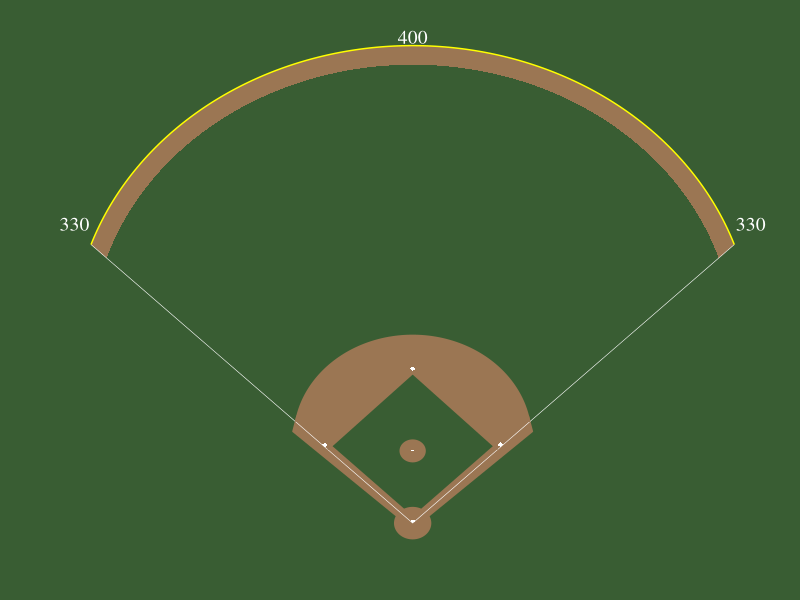

This chart was generated by the following R code:
library(tidyverse)
library(ggthemes)



find_midpoint_outfield_wall <- tibble(x = 0,
                                      y = seq(0,330*sin(pi/4), by = 0.01),
                                      dist_center = 400 - y,
                                      dist_foul_line = round(sqrt((330*sin(pi/4))^2 + (330*cos(pi/4)-y)^2),2))

midpoint_outfield_wall <- find_midpoint_outfield_wall %>% filter(dist_center == dist_foul_line)

outfield_wall <- tibble(
  angles = seq(asin(330*sin(-pi/4)/midpoint_outfield_wall$dist_center), 
               asin(330*sin(pi/4)/midpoint_outfield_wall$dist_center), length.out = 200),
  radius = midpoint_outfield_wall$dist_center,
  center_y = midpoint_outfield_wall$y,
  x = radius*sin(angles),
  y = center_y + radius*cos(angles)
)

write_csv(outfield_wall, "outfield_wall.csv")

left_field_line <- tibble(
  x = c(0,-233.35),
  y = c(0,233.35)
)

write_csv(left_field_line, "left_field_line.csv")

right_field_line <- tibble(
  x = c(0,233.35),
  y = c(0,233.35)
)

write_csv(right_field_line, "right_field_line.csv")

find_midpoint_infield_outline <- tibble(
  x = 0,
  y = seq(0,120*sin(pi/4),by = 0.01),
  dist_back_dirt = (127.25+30) - y,
  dist_foul_line = round(sqrt((120*sin(pi/4))^2 + (120*cos(pi/4) - y)^2),2)
)



midpoint_infield_outline <- find_midpoint_infield_outline %>% filter(dist_back_dirt == dist_foul_line)

infield_outline <- tibble(
  angles = seq(asin(120*sin(-pi/4)/midpoint_infield_outline$dist_back_dirt), 
               asin(120*sin(pi/4)/midpoint_infield_outline$dist_back_dirt), length.out = 200),
  radius = midpoint_infield_outline$dist_back_dirt,
  center_y = midpoint_infield_outline$y,
  x = radius*sin(angles),
  y = center_y + radius*cos(angles)
)

write_csv(infield_outline, "infield_outline.csv")

outfield_grass <- tibble(
  x = c(-233.35, infield_outline$x, 233.35, outfield_wall$x),
  y = c(233.35, infield_outline$y, 233.35, outfield_wall$y)
)

write_csv(outfield_grass, "outfield_grass.csv")

infield_grass <- tibble(
  x = c(0,-63.64, 0, 63.64, 0),
  y = c(0, 63.64, 127.25, 63.64, 0)
)

write_csv(infield_grass, "infield_grass.csv")

infield_dirt <- tibble(
  x = c(infield_outline$x,65.64, 0, -65.64),
  y = c(infield_outline$y, 57.64, 125.25, 57.64)
)

write_csv(infield_dirt, "infield_dirt.csv")

find_midpoint_warning_track <- tibble(x = 0,
                                      y = seq(0,314*sin(pi/4), by = 0.01),
                                      dist_center = 384 - y,
                                      dist_foul_line = round(sqrt((314*sin(pi/4))^2 + (314*cos(pi/4)-y)^2),2))

midpoint_warning_track <- find_midpoint_warning_track %>% filter(dist_center == dist_foul_line) %>% slice(1)

warning_track <- tibble(
  angles = seq(asin(314*sin(-pi/4)/midpoint_warning_track$dist_center), 
               asin(314*sin(pi/4)/midpoint_warning_track$dist_center), length.out = 200),
  radius = midpoint_warning_track$dist_center,
  center_y = midpoint_warning_track$y,
  x = radius*sin(angles),
  y = center_y + radius*cos(angles)
)

write_csv(warning_track, 'warning_track.csv')

pitching_mound <- tibble(
  angles = seq(0,2*pi, length.out = 200),
  radius = 9,
  center_y = 60.5,
  x = radius*sin(angles),
  y = center_y + radius*cos(angles)
)

write_csv(pitching_mound, "pitching_mound.csv")

home_plate_circle <- tibble(
  angles = seq(0,2*pi, length.out = 200),
  radius = 13,
  x = radius*sin(angles),
  y = radius*cos(angles)
)

write_csv(home_plate_circle, "home_plate_circle.csv")


#### Note: Got Hexibals from the SportyR geom_baseball Function ####
p <- ggplot()+
  #outfield grass
  geom_polygon(data = outfield_grass, aes(x,y), fill = "#395d33") + 
  #infield grass
  geom_polygon(data = infield_grass,  aes(x,y), fill = "#395d33") +
  #infield dirt
  geom_polygon(data = infield_dirt, aes(x,y), fill = "#9b7653") +
  #warning track
  geom_polygon(data = tibble(
    x = c(warning_track$x, 233.35, outfield_wall$x*-1),
    y = c(warning_track$y, 233.35, outfield_wall$y)
  ), aes(x,y), fill = "#9b7653") +
  theme_few() +
  xlim(c(-250,250)) +
  ylim(c(-15,410)) +
  xlab("") +
  ylab("") +
  #first base line (infield)
  geom_polygon(data = tibble(
    x = c(86.85, 83.95,0,0),
    y = c(76.82, 89.62, 5,-5)
  ), aes (x,y),fill = "#9b7653", color = "#9b7653")+
  #3rd base line (inflield)
  geom_polygon(data = tibble(
    x = c(-86.85, -83.95,0,0),
    y = c(76.82, 89.62, 5,-5)
  ), aes (x,y),fill = "#9b7653", color = "#9b7653")+
  #home plate circle
  geom_polygon(data = home_plate_circle, aes(x,y), fill = "#9b7653", color = "#9b7653") +
  geom_line(data = left_field_line, aes(x,y), color = "white", linewidth = 0.2) +
  geom_line(data = right_field_line, aes(x,y), color = "white", linewidth = 0.2)+
  #annotate(geom = 'curve', x = -233.35, xend = 233.35, y = 233.35, yend = 233.35, curvature = -0.9) +
  geom_line(data = outfield_wall, aes(x,y), color = "yellow") +
  geom_polygon(data = pitching_mound, aes(x,y), fill = "#9b7653", color = "#9b7653") +
  annotate(geom = "rect", xmin = -1,xmax = 1, ymin = 60, ymax = 61,fill = "white") +
  #third base
  geom_polygon(data = tibble(
    x = c(-63.64, -65.64, -63.64, -61.64),
    y = c(63.64, 65.64, 67.64, 65.64)
  ), aes(x,y), fill = "white") + 
  #first base
  geom_polygon(data = tibble(
    x = c(63.64, 65.64, 63.64, 61.64),
    y = c(63.64, 65.64, 67.64, 65.64)
  ), aes(x,y), fill = "white") +
  #second base
  geom_polygon(data = tibble(
    x = c(0, -2, 0, 2),
    y = c(127.25, 129.25, 131.25, 129.25)
  ), aes(x,y), fill = "white") +
  #Home Plate
  geom_polygon(data = tibble(
    x = c(0,-1.5,-1.5,1.5,1.5),
    y = c(0,1.5,3,3,1.5)), aes(x,y), fill = "white"
  ) +
  geom_line(data = infield_outline, aes(x,y), color = "#9b7653") + 
  annotate(geom = 'segment', x = -61.64, xend = 0, y = 61.64, yend = 125.25, color = "#9b7653") +
  annotate(geom = 'segment', x = 0, xend = 61.64, y = 125.25, yend = 61.64, color = "#9b7653") +
  annotate(geom = "text", x = -245.35, y = 250.35, label = '330', color = "white", family = 'serif', size = 5) +
  annotate(geom = 'text', x = 245.35, y = 250.35, label = '330', color = "white", family = 'serif', size = 5) +
  annotate(geom = 'text', x = 0, y = 407, label = '400', color = "white", family = 'serif', size = 5) +
  theme(axis.ticks = element_blank(),
        axis.text = element_blank(),
        panel.border = element_blank(),
        plot.background = element_rect(fill = "#395d33", color = "#395d33"),
        panel.background = element_rect(fill = "#395d33"))
p

